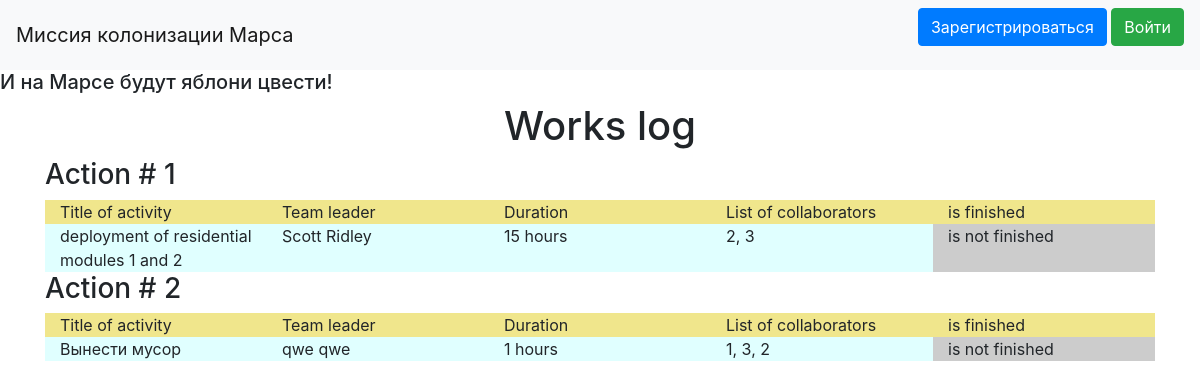
Before: / with the older database file.
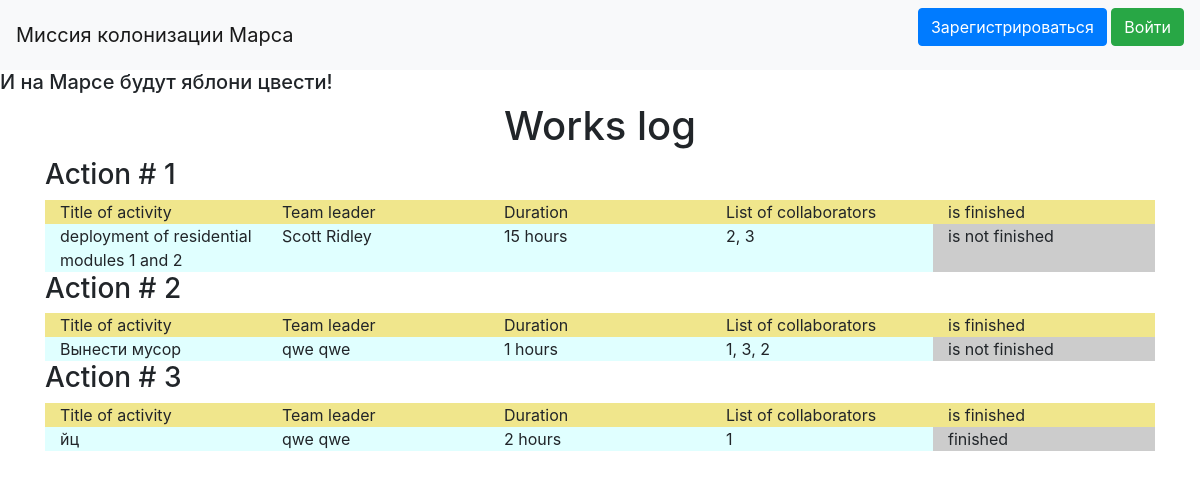
After: the same page with the newer database file.
### jobs.py (models this page shows)
class Jobs(SqlAlchemyBase):
    __tablename__ = 'jobs'
    id = sqlalchemy.Column(sqlalchemy.Integer,
                           primary_key=True, autoincrement=True)
    team_leader = sqlalchemy.Column(sqlalchemy.ForeignKey("users.id"))
    job = sqlalchemy.Column(sqlalchemy.String, nullable=True)
    work_size = sqlalchemy.Column(sqlalchemy.Integer, nullable=True)
    collaborators = sqlalchemy.Column(sqlalchemy.String, nullable=True)
    start_date = sqlalchemy.Column(sqlalchemy.DateTime, nullable=True)
    end_date = sqlalchemy.Column(sqlalchemy.DateTime, nullable=True)
    is_finished = sqlalchemy.Column(sqlalchemy.Boolean, default=True)
    user = orm.relation('User')

### users.py (models this page shows, shortened)
class User(SqlAlchemyBase, UserMixin):
    __tablename__ = 'users'
    id = sqlalchemy.Column(sqlalchemy.Integer,
                           primary_key=True, autoincrement=True)
    surname = sqlalchemy.Column(sqlalchemy.String, nullable=True)
    name = sqlalchemy.Column(sqlalchemy.String, nullable=True)
    age = sqlalchemy.Column(sqlalchemy.Integer, nullable=True)
    position = sqlalchemy.Column(sqlalchemy.String, nullable=True)
    speciality = sqlalchemy.Column(sqlalchemy.String, nullable=True)
    address = sqlalchemy.Column(sqlalchemy.String, nullable=True)
    email = sqlalchemy.Column(sqlalchemy.String,
                              index=True, unique=True, nullable=True)
    hashed_password = sqlalchemy.Column(sqlalchemy.String, nullable=True)
    modified_date = sqlalchemy.Column(sqlalchemy.DateTime,
                                      default=datetime.datetime.now)
    jobs = orm.relation("Jobs", back_populates='user')

### main.py (the view)
@app.route("/")
def index():
    db_sess = db_session.create_session()
    jobs = db_sess.query(Jobs).all()
    return render_template("index.html", jobs=jobs)

### db_session.py (called while the page is built)
def create_session() -> Session:
    global __factory
    return __factory()

### templates/index.html (shortened to what this page needs)
{% extends "base.html" %}
{% block content %}
<h1 align="center">Works log</h1>
{% for item in jobs%}
<h3>Action # {{ item.id }}</h3>
<div class="container">
  <div class="row" style="background-color:Khaki">
    <div class="col-sm">
      Title of activity
    </div>
    <div class="col-sm">
      Team leader
    </div>
    <div class="col-sm">
      Duration
    </div>
      <div class="col-sm">
      List of collaborators
    </div>
    <div class="col-sm">
      is finished
    </div>
  </div>
    <div class="row" style="background-color:LightCyan">
    <div class="col-sm">
      {{ item.job }}
    </div>
    <div class="col-sm">
      {{ item.user.surname }} {{ item.user.name }}
    </div>
    <div class="col-sm">
      {{ item.work_size }} hours
    </div>
      <div class="col-sm">
      {{ item.collaborators }}
    </div>
    <div class="col-sm" style="background-color: #ccc;">
        {% if item.is_finished == False %}
            <div>is not finished</div>
        {% else %}
            <div>finished</div>
        {% endif %}
    </div>
  </div>
</div>
{% endfor %}
{% endblock %}

### templates/base.html (shortened to what this page needs)
<!doctype html>
<html lang="en">
<head>
    <link rel="stylesheet"
          href="https://stackpath.bootstrapcdn.com/bootstrap/4.4.1/css/bootstrap.min.css"
>
</head>
<body>
<header>
    <nav class="navbar navbar-light bg-light">
        <a class="navbar-brand" href="#">Миссия колонизации Марса</a>
                        {% if current_user.is_authenticated %}
    <a class="navbar-brand" href="/logout">{{ current_user.name }}</a>
{% else %}
    <p>
        <a class="btn btn-primary " href="/register">Зарегистрироваться</a>
        <a class="btn btn-success" href="/login">Войти</a>
    </p>
{% endif %}
    </nav>
    <h5>И на Марсе будут яблони цвести!</h5>
</header>
<main role="main" class="container">
    {% block content %}{% endblock %}
</main>
</body>
</html>

Changed rows visible on the page:
added Jobs: id "3", job "йц", user.surname "qwe", user.name "qwe", work_size "2", collaborators "1", is_finished "finished"
